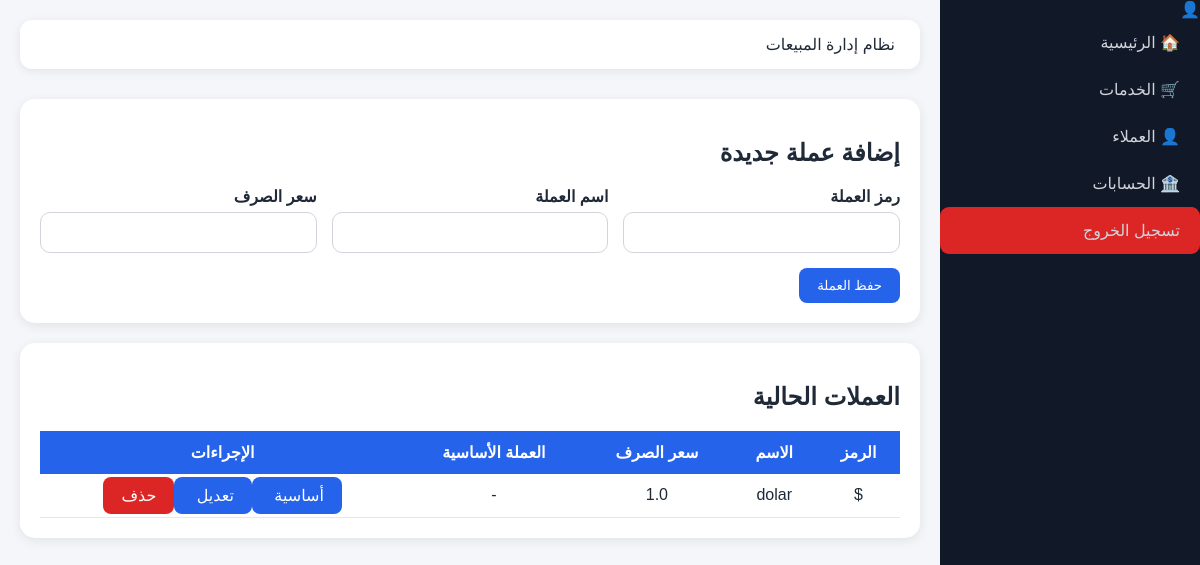
Before: /currencies with the older database file.
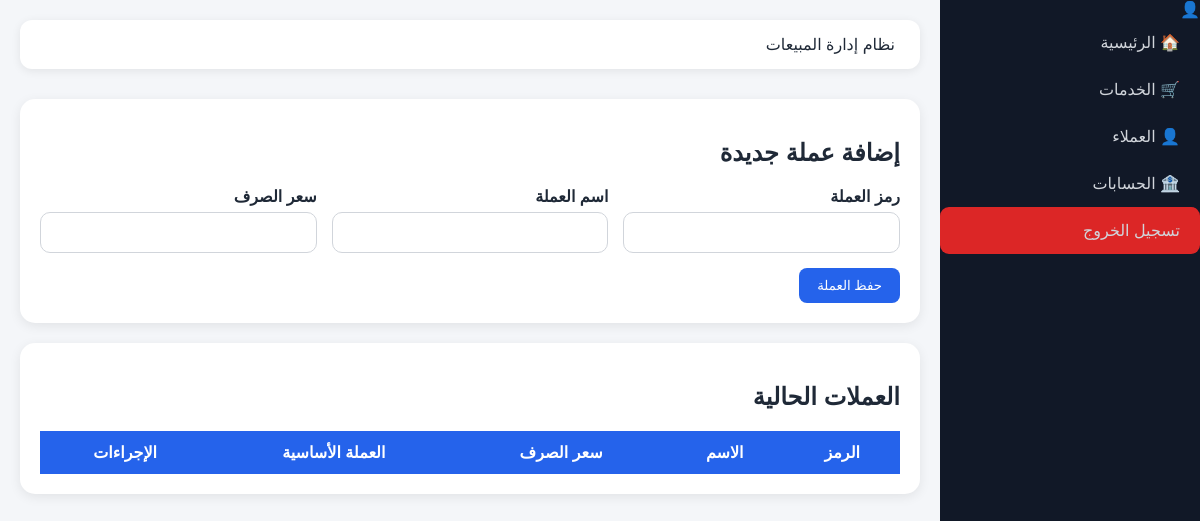
After: the same page with the newer database file.
### tables this page shows
CREATE TABLE currencies (
    id INTEGER PRIMARY KEY AUTOINCREMENT,
    code TEXT UNIQUE,
    name TEXT,
    rate REAL,
    is_base INTEGER DEFAULT 0
);

### app.py (the view, shortened to what this page needs)
@app.route('/currencies', methods=['GET', 'POST'])
def currencies():
    conn = sqlite3.connect('database.db')
    conn.row_factory = sqlite3.Row
    cursor = conn.cursor()
    currencies = cursor.execute(
        "SELECT * FROM currencies ORDER BY name"
    ).fetchall()
    conn.close()
    return render_template("currencies.html", currencies=currencies)

### templates/currencies.html (shortened to what this page needs)
{% extends 'base.html' %}
{% block content %}
<div class="sales-form"><h2>إضافة عملة جديدة</h2>
<form method="POST">
    <div class="form-row">
        <div class="form-group">
            <label>رمز العملة</label>
            <input type="text" name="code" required>
        </div>
        <div class="form-group">
            <label>اسم العملة</label>
            <input type="text" name="name" required>
        </div>
        <div class="form-group">
            <label>سعر الصرف</label>
            <input type="number" step="0.01" name="rate" required>
        </div>
    </div>
    <button class="btn-save" type="submit">
        حفظ العملة
    </button>
</form>
</div><div class="table-card"><h2>العملات الحالية</h2>
<table>
    <tr>
        <th>الرمز</th>
        <th>الاسم</th>
        <th>سعر الصرف</th>
        <th>العملة الأساسية</th>
        <th>الإجراءات</th>
    </tr>
    {% for c in currencies %}
    <tr>
        <td>{{ c['code'] }}</td>
        <td>{{ c['name'] }}</td>
        <td>{{ c['rate'] }}</td>
        <td>
            {% if c['is_base'] == 1 %}
                ⭐ أساسية
            {% else %}
                -
            {% endif %}
        </td>
        <td>
            <a class="btn-save"
               href="/currencies/base/{{ c['id'] }}">
               أساسية
            </a>
            <a class="btn-save"
               href="/currencies/edit/{{ c['id'] }}">
               تعديل
            </a>
            <a class="btn-delete"
               href="/currencies/delete/{{ c['id'] }}"
               onclick="return confirm('هل تريد حذف هذه العملة؟')">
               حذف
            </a>
        </td>
    </tr>
    {% endfor %}
</table>
</div>{% endblock %}

Changed rows visible on the page:
removed currencies: code "$", name "dolar", rate "1.0"
